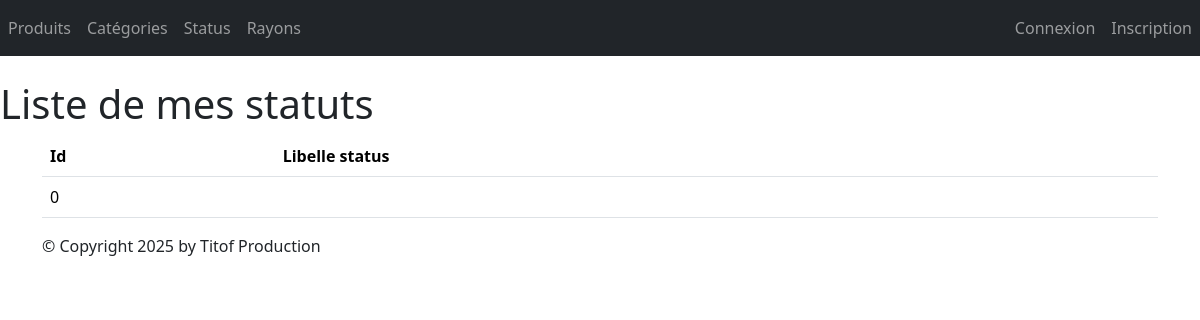
/monApp/statuts/, run on an earlier commit of the app's database.
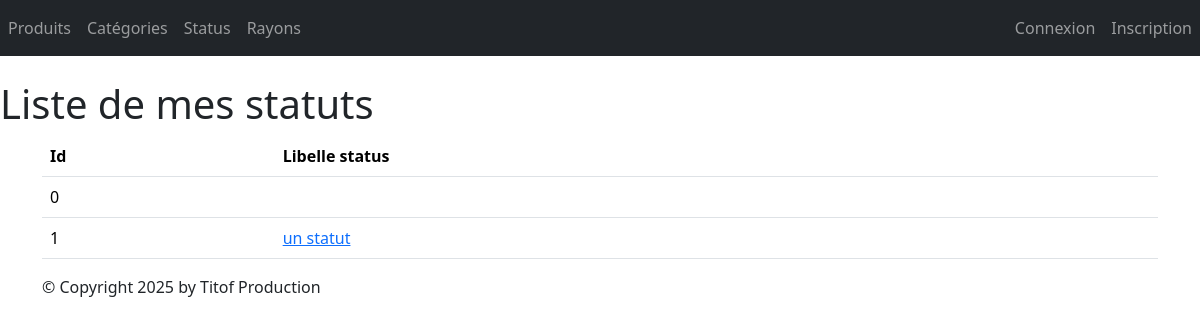
And on a later commit of the database.
### monApp/models.py (models this page shows, shortened)
class Statut(models.Model):
    idStatus = models.AutoField(primary_key=True)
    libelleStatus = models.CharField(max_length=100, default='')

### monApp/views.py (the view)
# urls.py: path("statuts/", views.StatusListView.as_view(), name="lst_statuts"),
class StatusListView(ListView):
    model = Statut
    template_name = "monApp/list_statuts.html"
    context_object_name = "statuts"
    def get_queryset(self ) :
        return Statut.objects.all()
    def get_context_data(self, **kwargs):
        context = super(StatusListView, self).get_context_data(**kwargs)
        context['titremenu'] = "Liste de mes statuts"
        return context

### monApp/templates/monApp/list_statuts.html
{% extends 'monApp/base.html' %}
{% block menu %}
    <h1>{{titremenu}}</h1>
{% endblock %}
{% block contenu %}
    <table class="table">
        <thead>
            <th>Id</th>
            <th>Libelle status</th>
        </thead>
            <tbody>
                {% for stat in statuts %}
                <tr>
                    <td>{{ stat.idStatus }} </td>
                    <td><a href="{% url 'dtl_statut' stat.idStatus %}">{{ stat.libelleStatus }}</a> </td>
                </tr>
                {% endfor %}
        </tbody>
    </table>
{% endblock %}

What changed in the data, as far as the page shows it:
added Statut: idStatus "1", libelleStatus "un statut"
